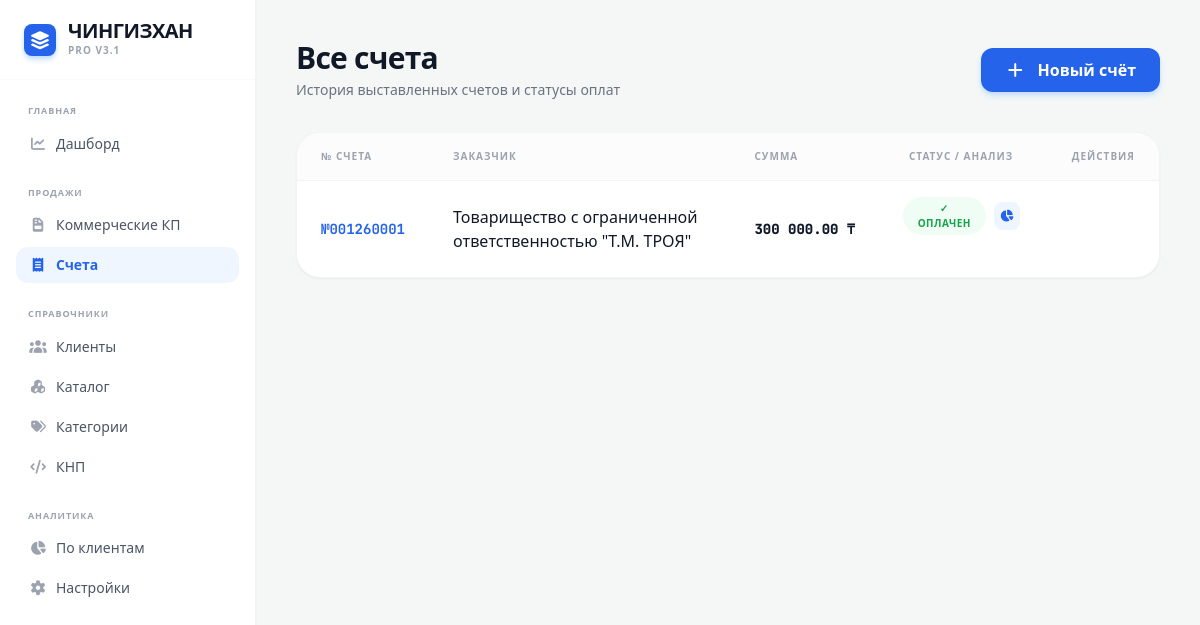
The app's page /invoices, older data.
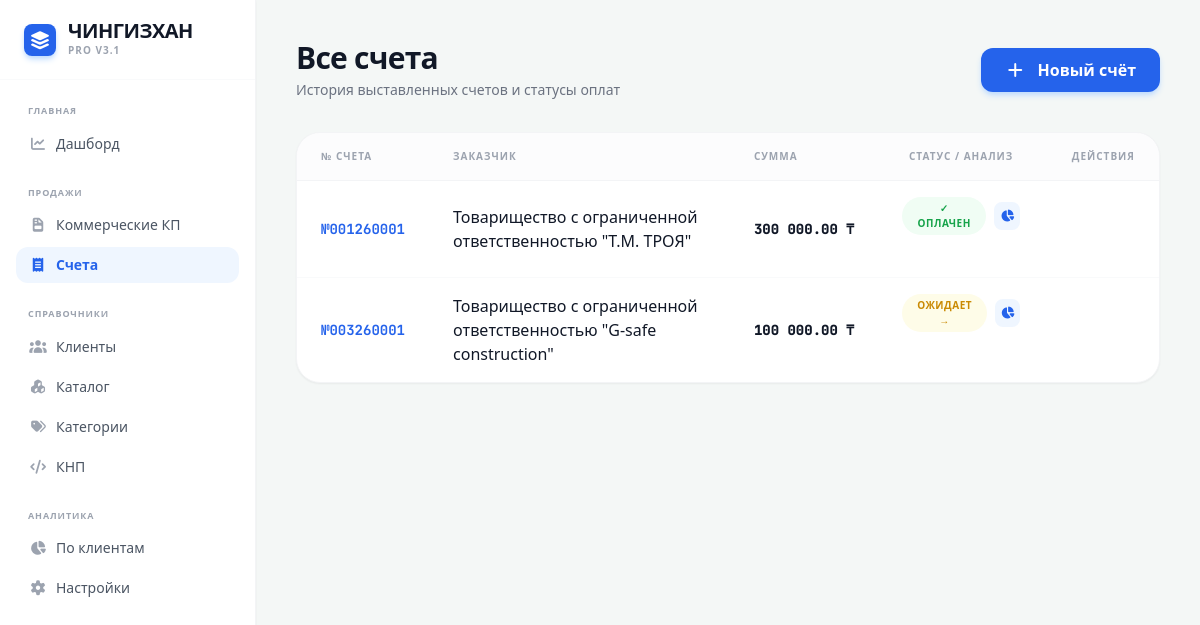
The same page, newer data.
### tables this page shows
CREATE TABLE invoices (id TEXT PRIMARY KEY, client_id TEXT, date TEXT, subtotal REAL, vat_rate REAL, vat_amount REAL, total REAL, status INTEGER DEFAULT 0, knp TEXT DEFAULT "859", markup REAL DEFAULT 0);

CREATE TABLE clients (id TEXT PRIMARY KEY, name TEXT, bin TEXT, contact TEXT, address TEXT);

### app.py (the view)
@app.route('/invoices')
def invoices_list():
    with sqlite3.connect(DB_NAME) as conn: invoices = conn.cursor().execute("SELECT i.id, c.name, i.date, i.total, i.status FROM invoices i LEFT JOIN clients c ON i.client_id = c.id ORDER BY i.date DESC").fetchall()
    return render_template('invoices.html', invoices=invoices, title="Все счета")

### templates/invoices.html (shortened to what this page needs)
{% extends "base.html" %}
{% block content %}
<div class="p-10 max-w-7xl mx-auto">
    <div class="flex justify-between items-center mb-8">
        <div>
            <h2 class="text-3xl font-black text-gray-900 tracking-tight">{{ title }}</h2>
            <p class="text-gray-500 text-sm mt-1">История выставленных счетов и статусы оплат</p>
        </div>
        <a href="/create_invoice{% if current_client %}?client={{ current_client }}{% endif %}" class="bg-blue-600 text-white px-6 py-2.5 rounded-xl font-bold hover:bg-blue-700 transition shadow-md shadow-blue-200"><i class="fas fa-plus mr-2"></i> Новый счёт</a>
    </div>
    <div class="bg-white rounded-3xl shadow-sm border border-gray-100 overflow-hidden">
        <table class="w-full text-left">
            <thead>
                <tr class="bg-gray-50/50 border-b border-gray-100">
                    <th class="py-4 px-6 text-[10px] font-black text-gray-400 uppercase tracking-widest w-24">№ Счета</th>
                    <th class="py-4 px-6 text-[10px] font-black text-gray-400 uppercase tracking-widest">Заказчик</th>
                    <th class="py-4 px-6 text-[10px] font-black text-gray-400 uppercase tracking-widest">Сумма</th>
                    <th class="py-4 px-6 text-[10px] font-black text-gray-400 uppercase tracking-widest text-center">Статус / Анализ</th>
                    <th class="py-4 px-6 text-[10px] font-black text-gray-400 uppercase tracking-widest text-right">Действия</th>
                </tr>
            </thead>
            <tbody class="divide-y divide-gray-50">
                {% for inv in invoices %}
                <tr class="hover:bg-gray-50 transition group">
                    <td class="py-4 px-6 font-bold text-blue-600 font-mono text-sm"><a href="/edit_invoice/{{ inv[0] }}" class="hover:underline">№{{ inv[0] }}</a></td>
                    <td class="py-4 px-6 text-gray-900 font-medium">{{ inv[1] }}</td>
                    <td class="py-4 px-6 font-black text-gray-900 font-mono text-sm whitespace-nowrap">{{ '{:,.2f}'.format(inv[3]).replace(',', ' ') }} ₸</td>
                    <td class="py-4 px-6 text-center flex justify-center items-center gap-2">
                        {% if inv[4] == 0 %}
                            <button onclick="setStatus('{{ inv[0] }}', 1)" class="px-3 py-1 rounded-full text-[10px] font-bold bg-gray-100 text-gray-500 hover:bg-gray-200 uppercase tracking-wider transition" title="Перевести в Ожидает">Черновик →</button>
                        {% elif inv[4] == 1 %}
                            <button onclick="setStatus('{{ inv[0] }}', 2)" class="px-3 py-1 rounded-full text-[10px] font-bold bg-yellow-50 text-yellow-600 hover:bg-yellow-100 uppercase tracking-wider transition" title="Отметить как Оплачен">Ожидает →</button>
                        {% else %}
                            <button onclick="setStatus('{{ inv[0] }}', 1)" class="px-3 py-1 rounded-full text-[10px] font-bold bg-green-50 text-green-600 hover:bg-green-100 uppercase tracking-wider transition" title="Вернуть в Ожидает">✓ Оплачен</button>
                        {% endif %}
                        <a href="/invoice_stats/{{ inv[0] }}" class="w-7 h-7 flex items-center justify-center bg-blue-50 text-blue-600 hover:bg-blue-100 rounded-lg transition" title="Анализ прибыли"><i class="fas fa-chart-pie text-xs"></i></a>
                    </td>
                </tr>
                {% endfor %}
            </tbody>
        </table>
    </div>
</div>
{% endblock %}

Row changes from the older to the newer data that the page shows:
added invoices: id "003260001", name "Товарищество с ограниченной ответственностью \"G-safe construction\"", total "100 000.00"
